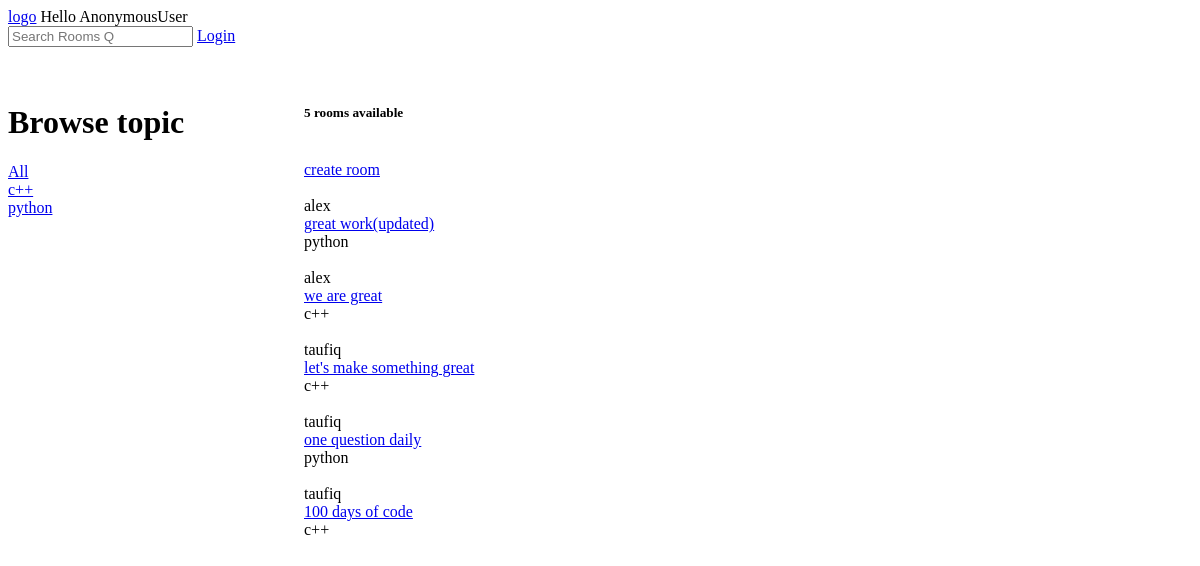
The app's page /, older data.
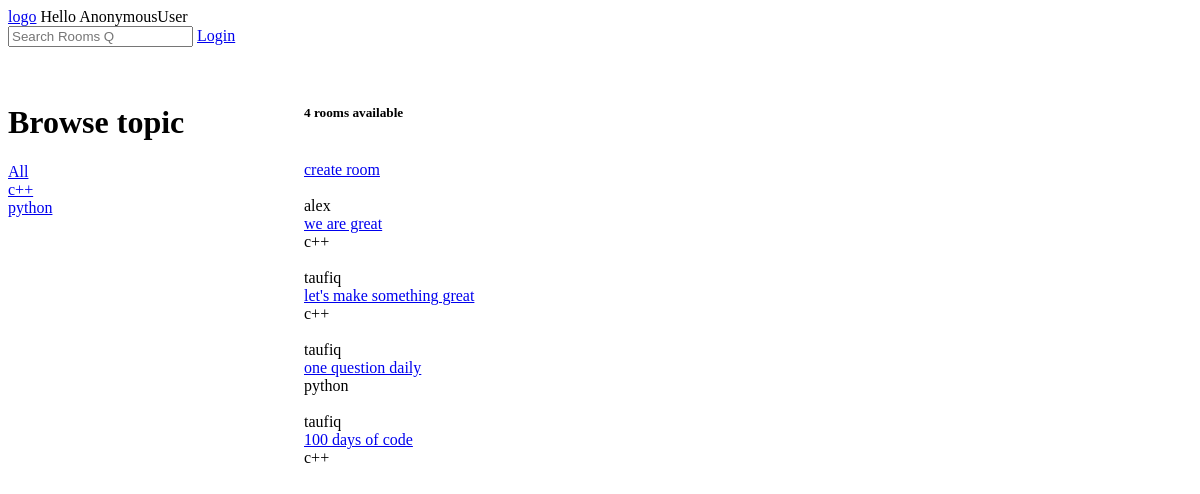
The same page, newer data.
### base/models.py (models this page shows, shortened)
class Topic(models.Model):
    name = models.CharField(max_length=200)
    def __str__(self):
        return self.name

class Room(models.Model):
    host = models.ForeignKey(User, on_delete=models.SET_NULL, null=True)
    name = models.CharField(max_length=200)
    description = models.TextField(null=True, blank=True)
    topic = models.ForeignKey(Topic, on_delete=models.SET_NULL, null=True)
    updated = models.DateTimeField(auto_now= True)
    created = models.DateTimeField(auto_now_add= True)
    class Meta:
        ordering = ['-updated', 'created']

### base/views.py (the view)
# urls.py: 2. Add a URL to urlpatterns:  path('', views.home, name='home')
def home(request):
    q = request.GET.get('q') if request.GET.get('q') != None else ""
    rooms = Room.objects.filter(Q(topic__name__icontains=q) | Q(name__icontains=q) | Q(description__icontains=q))
    topics = Topic.objects.all()
    rooms_count = rooms.count()
    return render(request, 'base/home.html', {'rooms' : rooms, 'topics': topics,'rooms_count':rooms_count})

### base/templates/base/home.html (shortened to what this page needs)
{% extends 'main.html' %}
{% block content %}
<div class="main">
    <div>
        <h1>Browse topic</h1>
            <div>
            <a href="{% url 'home' %}" >All</a>
        </div>
        {% for topic in topics %}
        <div>
            <a href="{% url 'home' %}?q={{topic.name|urlencode }}" >{{topic.name}}</a>
        </div>
        {% endfor %}
    </div>
    <div>
        <div>
            <h5>{{rooms_count}} rooms available</h5>
        </div>
        <br/>
        <div>
           <a href="{% url 'create-room' %}">create room</a>
        </div>
        <br/>
        {% for room in rooms %}
        <div>
            <div>{{room.host}}</div>
            <div><a href="{% url 'room' room.id %}">{{room.name}}</a></div>
            <div>{{room.topic}}</div>
        </div><br/>
        {% endfor %}
    </div>
</div>
{% endblock %}

Row changes from the older to the newer data that the page shows:
removed Room: host "alex", name "great work(updated)", topic "python"
Text that changed along with them:
{{ rooms_count }}: "5" → "4"
